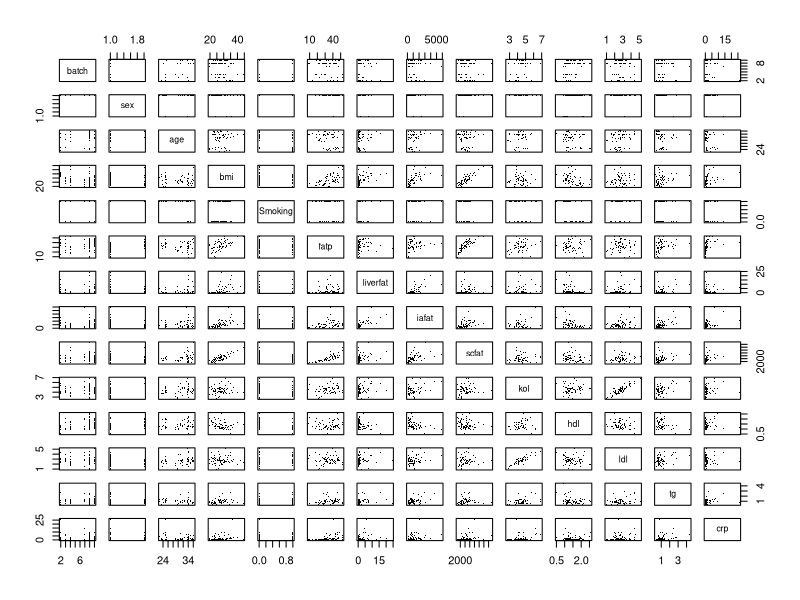
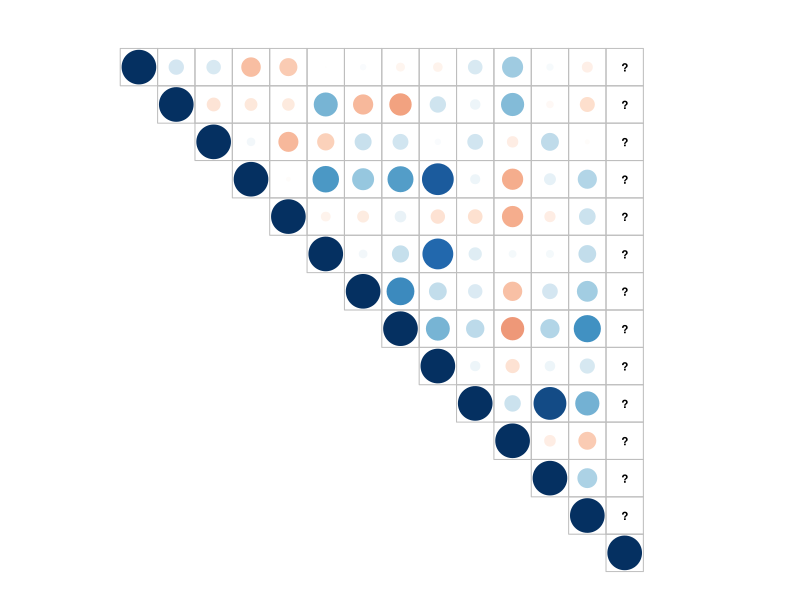

R code for these plots, in order: (Note: this script raises an error after producing the figures.)
## ---- chunk 1
knitr::opts_chunk$set(echo = FALSE,message=FALSE,warning=FALSE)
## ---- chunk 2
library(ggplot2)
library(MASS)
library(tidyverse)
## ---- chunk 3
# load the data


metab = read.table("metabolites.txt", sep="\t", quote = "", stringsAsFactors = FALSE, header=TRUE)

# explore the dataset
str(metab)
print("Summary before scaling")
summary(metab)
dim(metab)
## ---- chunk 4
clinical_only=metab[,c(2,4:16)]
pairs(clinical_only, cex=0.1, pch=16)
# calculate the correlation matrix and round it
cor_matrix<-cor(clinical_only) 

# print the correlation matrix
cor_matrix %>% round(2)  %>% print() 

library(corrplot)

cor.mtest <- function(mat, conf.level = 0.95){
  mat <- as.matrix(mat)
  n <- ncol(mat)
  p.mat <- lowCI.mat <- uppCI.mat <- matrix(NA, n, n)
  diag(p.mat) <- 0
  diag(lowCI.mat) <- diag(uppCI.mat) <- 1
  for(i in 1:(n-1)){
    for(j in (i+1):n){
      tmp <- cor.test(mat[,i], mat[,j], conf.level = conf.level)
      p.mat[i,j] <- p.mat[j,i] <- tmp$p.value
      lowCI.mat[i,j] <- lowCI.mat[j,i] <- tmp$conf.int[1]
      uppCI.mat[i,j] <- uppCI.mat[j,i] <- tmp$conf.int[2]
    }
  }
  return(list(p.mat, lowCI.mat, uppCI.mat))
}

res1 <- cor.mtest(clinical_only,0.95)
# visualize the correlation matrix
corrplot.mixed(cor_matrix,tl.cex=0.5,p.mat = res1[[1]], insig = "blank"
,mar=c(1,0,2,0),number.cex=0.7, title="Correlation between clinical variables")



## ---- chunk 5
# scale the data
# center and standardize variables
clinical_scaled_data <- scale(clinical_only)

# summaries of the scaled variables
summary(clinical_scaled_data)
## ---- chunk 6
set.seed(123)
metab_only=metab[,c(17:109)]
metab_only=scale(metab_only)

# euclidean distance matrix
dist_eu <- dist(metab_only)
#dist_eu <- dist(x_scores(1:20))

# determine the number of clusters
k_max <- 10

# calculate the total within sum of squares
twcss <- sapply(1:k_max, function(k){kmeans(dist_eu, k)$tot.withinss})

# visualize the results
plot(1:k_max, twcss, type='b')

# k-means clustering
km <-kmeans(dist_eu, centers = 2)
km$cluster

## ---- chunk 7
# k-means clustering
km <-kmeans(dist_eu, centers = 3)

library(cluster) 
clusplot(clinical_only,km$cluster, color=TRUE, shade=TRUE, labels=2, lines=0)


## ---- chunk 8
# create a categorical variable 'crime'
cluster <- km$cluster
# add the new categorical value to scaled data
clinical_scaled_data<- data.frame(clinical_scaled_data, cluster)

head(clinical_scaled_data)
## ---- chunk 9
# number of rows in the Boston dataset 
# remove original crp from the dataset, it has NA
clinical_scaled_data <- dplyr::select(clinical_scaled_data, -crp)

n <- nrow(clinical_scaled_data)

# choose randomly 80% of the rows
ind <- sample(n,  size = n * 0.8)

# create train set
train <- clinical_scaled_data[ind,]

# create test set 
test <- clinical_scaled_data[-ind,]

# linear discriminant analysis
lda.fit <- lda(as.numeric(cluster)~., data = train)
# print the lda.fit object
lda.fit
# the function for lda biplot arrows
lda.arrows <- function(x, myscale = 1, arrow_heads = 0.1, color = "red", tex = 0.75, choices = c(1,2)){
  heads <- coef(x)
  arrows(x0 = 0, y0 = 0, 
         x1 = myscale * heads[,choices[1]], 
         y1 = myscale * heads[,choices[2]], col=color, length = arrow_heads)
  text(myscale * heads[,choices], labels = row.names(heads), 
       cex = tex)
}
classes <- as.numeric(train$cluster)
plot(lda.fit, dimen = 2, col = classes)
lda.arrows(lda.fit, myscale = 2)


## ---- chunk 10
# predict classes with test data
lda.pred <- predict(lda.fit, newdata = test)

# cross tabulate the results
table(correct = test$cluster, predicted = lda.pred$class)

